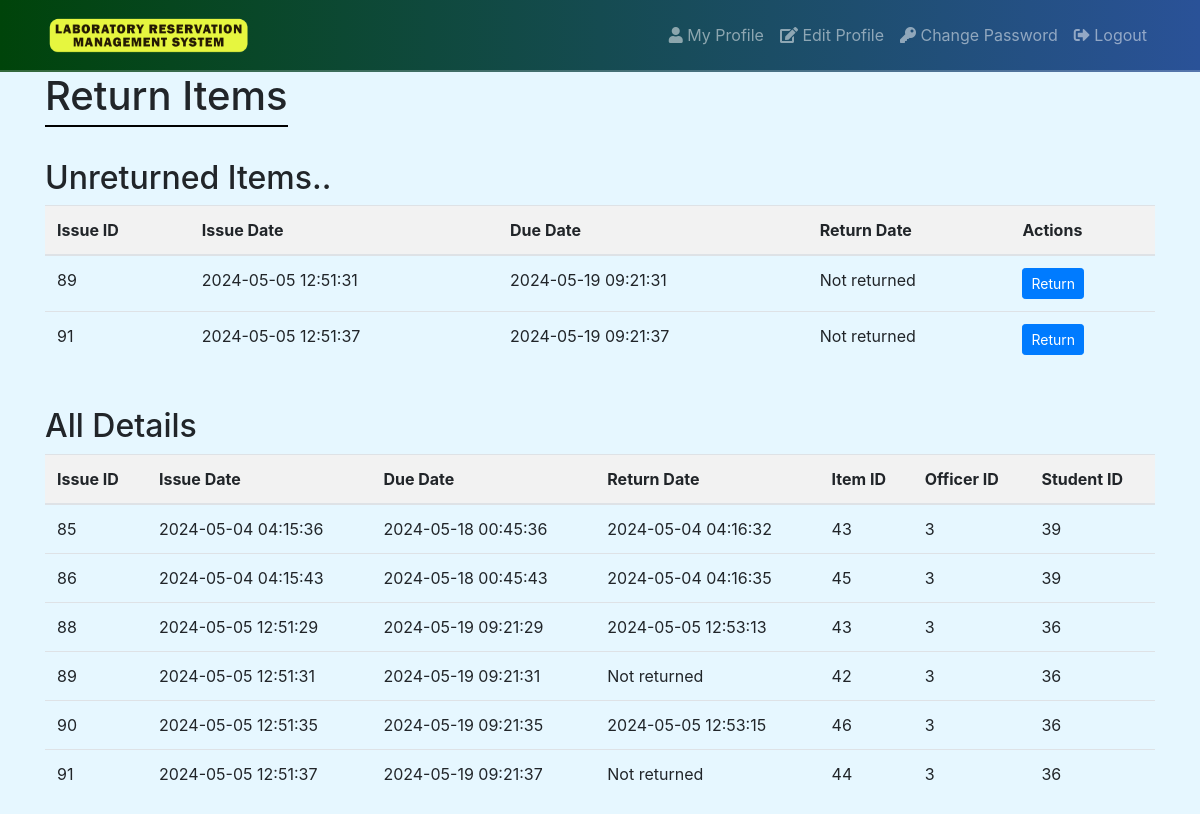
Page /Lab_ms/tech_officer/return_items.php (signed in) on the committed database.
### tables this page shows
CREATE TABLE `issued` (
  `issue_id` int(11) NOT NULL,
  `issue_date` timestamp NOT NULL DEFAULT current_timestamp(),
  `due_date` timestamp NULL DEFAULT NULL,
  `return_date` timestamp NULL DEFAULT NULL,
  `item_id` int(11) DEFAULT NULL,
  `officer_id` int(11) DEFAULT NULL,
  `student_id` int(11) DEFAULT NULL
);

### Lab_ms/tech_officer/return_items.php (the view, shortened to what this page needs)
<?php
$connection = mysqli_connect("localhost", "root", "", "lab");
$query = "SELECT * FROM issued WHERE return_date IS NULL";
$result = mysqli_query($connection, $query);
?>
<!DOCTYPE html>
<html lang="en">
<head>
    <link rel="stylesheet" href="https://stackpath.bootstrapcdn.com/bootstrap/4.5.2/css/bootstrap.min.css">
    <link rel="stylesheet" href="https://cdnjs.cloudflare.com/ajax/libs/font-awesome/5.15.4/css/all.min.css">
</head>
<nav class="navbar navbar-expand-lg navbar-dark bg-dark">
    <div class="container">
    <a class="navbar-brand" href="index.php"><img src="laboratory_reservation_management_system.png"></a>
        <div class="collapse navbar-collapse" id="navbarSupportedContent">
            <ul class="navbar-nav ml-auto">
                <li class="nav-item">
                    <a class="nav-link" href="view_profile.php"><i class="fas fa-user"></i> My Profile</a>
                </li>
                <li class="nav-item">
                    <a class="nav-link" href="edit_profile.php"><i class="fas fa-edit"></i> Edit Profile</a>
                </li>
                <li class="nav-item">
                    <a class="nav-link" href="change_password.php"><i class="fas fa-key"></i> Change Password</a>
                </li>
                <li class="nav-item">
                    <a class="nav-link" href="logout.php"><i class="fas fa-sign-out-alt"></i> Logout</a>
                </li>
            </ul>
        </div>
    </div>
</nav>
<body>
    <div class="container">
        <h1>Return Items</h1>
        <div class="row mt-4">
            <div class="col-md-12">
                <h2>Unreturned Items..</h2>
                <table class="table">
                    <thead>
                        <tr class="bg-light-gray">
                            <th class="bg-light-gray">Issue ID</th>
                            <th class="bg-light-gray">Issue Date</th>
                            <th class="bg-light-gray">Due Date</th>
                            <th class="bg-light-gray">Return Date</th>
                            <th class="bg-light-gray">Actions</th>
                        </tr>
                    </thead>
                    <tbody>
                        <?php
                        while ($row = mysqli_fetch_assoc($result)) {
                            echo "<tr>";
                            echo "<td>" . $row['issue_id'] . "</td>";
                            echo "<td>" . $row['issue_date'] . "</td>";
                            echo "<td>" . $row['due_date'] . "</td>";
                            echo "<td>" . ($row['return_date'] ?? 'Not returned') . "</td>";
                            echo "<td>
                                    <form action='' method='post'>
                                        <input type='hidden' name='issue_id' value='" . $row['issue_id'] . "'>
                                        <button type='submit' name='return' class='btn btn-primary btn-sm'>Return</button>
                                    </form>
                                </td>";
                            echo "</tr>";
                        }
                        ?>
                    </tbody>
                </table>
            </div>
        </div>
        <div class="row mt-4">
            <div class="col-md-12">
                <h2>All Details</h2>
                <table class="table">
                    <thead>
                    <tr class="bg-light-gray">
                        <th class="bg-light-gray">Issue ID</th>
                        <th class="bg-light-gray">Issue Date</th>
                        <th class="bg-light-gray">Due Date</th>
                        <th class="bg-light-gray">Return Date</th>
                        <th class="bg-light-gray">Item ID</th>
                        <th class="bg-light-gray">Officer ID</th>
                        <th class="bg-light-gray">Student ID</th>
                    </tr>
                    </thead>
                    <tbody>
                        <?php
                        $all_details_query = "SELECT * FROM issued";
                        $all_details_result = mysqli_query($connection, $all_details_query);
                        while ($row = mysqli_fetch_assoc($all_details_result)) {
                            echo "<tr>";
                            echo "<td>" . $row['issue_id'] . "</td>";
                            echo "<td>" . $row['issue_date'] . "</td>";
                            echo "<td>" . $row['due_date'] . "</td>";
                            echo "<td>" . ($row['return_date'] ?? 'Not returned') . "</td>";
                            echo "<td>" . $row['item_id'] . "</td>";
                            echo "<td>" . $row['officer_id'] . "</td>";
                            echo "<td>" . $row['student_id'] . "</td>";
                            echo "</tr>";
                        }
                        ?>
                    </tbody>
                </table>
            </div>
        </div>
    </div>
</body>
</html>

### Lab_ms/tech_officer/return_items.php (style rules this page uses)
body { background-color: #e6f7ff; }
.bg-light-gray { background-color: #f2f2f2; }
h1 { border-bottom: 2px solid black; display: inline-block; padding-bottom: 5px; }
.navbar-brand img { height: 40px; margin-right: 10px; }
.navbar { background: linear-gradient(90deg, #00440a, #2a5298); border-bottom: 2px solid rgba(255, 255, 255, 0.2); padding: 10px 10px; }

### rows in the picture
issued: issue_id "89", issue_date "2024-05-05 12:51:31", due_date "2024-05-19 09:21:31", return_date "Not returned", item "42", officer "3", student "36"
issued: issue_id "91", issue_date "2024-05-05 12:51:37", due_date "2024-05-19 09:21:37", return_date "Not returned", item "44", officer "3", student "36"
issued: issue_id "85", issue_date "2024-05-04 04:15:36", due_date "2024-05-18 00:45:36", return_date "2024-05-04 04:16:32", item "43", officer "3", student "39"
issued: issue_id "86", issue_date "2024-05-04 04:15:43", due_date "2024-05-18 00:45:43", return_date "2024-05-04 04:16:35", item "45", officer "3", student "39"
issued: issue_id "88", issue_date "2024-05-05 12:51:29", due_date "2024-05-19 09:21:29", return_date "2024-05-05 12:53:13", item "43", officer "3", student "36"
issued: issue_id "90", issue_date "2024-05-05 12:51:35", due_date "2024-05-19 09:21:35", return_date "2024-05-05 12:53:15", item "46", officer "3", student "36"
